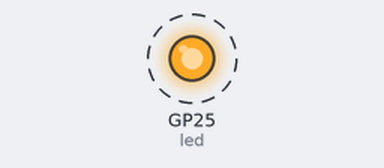
Recording of a program running on a simulated Raspberry Pi Pico running MicroPython. On the bench: output pins drawn as LEDs (lit = HIGH). Dashed ring = blinking. What the program prints to the serial console is not drawn. At 1.2 s the program stops and its outputs stay as they are.

Above: at 0.1 s.
Timing chart, 0 to 2.7 s (numbered marks = the images above):
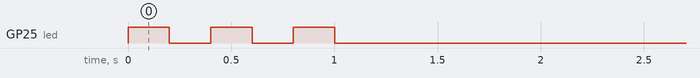

The program:

task4.py
```python
import time
from machine import Pin, I2C
import pins

def main():
    print("Blinking LED...")
    try:
        led = Pin("LED", Pin.OUT)
    except Exception:
        led = Pin(25, Pin.OUT)


    # Blink 3 times
    for _ in range(3):
        led.on()
        time.sleep(0.2)
        led.off()
        time.sleep(0.2)

    print("Scanning I2C bus...")
    i2c = I2C(0, scl=Pin(pins.PIN_SCL), sda=Pin(pins.PIN_SDA), freq=400_000)
    devices = i2c.scan()

    if devices:
        print("I2C devices found:", [hex(device) for device in devices])
    else:
        print("No I2C devices found")

if __name__ == "__main__":
    main()
```

pins.py
```python
PIN_REQ = 14
PIN_VOTE = 15
PIN_SDA = 16
PIN_SCL = 17
```

Measured:
- by itself, GP25 (led): alternates HIGH for 0.20 s and LOW for 0.20 s, 6 changes in all, then stays LOW
